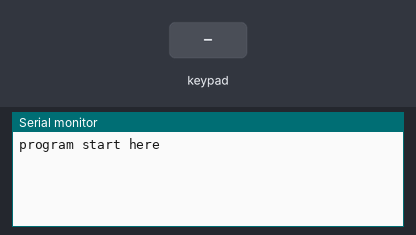
A sketch run on a simulated Arduino Mega 2560, built with avr-gcc and run on an emulated ATmega2560. Shown: the last lines printed to the serial monitor. Inputs (shaded band) come from the test bench.

Above: at 1.2 s.
1.3 s: key '1' pressed
At 2.4 s:
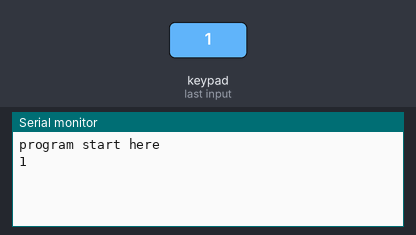
2.8 s: keypad keys 2 3 2 5 2 7 2 9 # pressed 0.4 s apart
At 7.4 s:
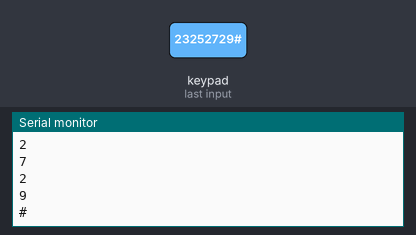
7.9 s: key 'A' pressed
At 8.7 s:
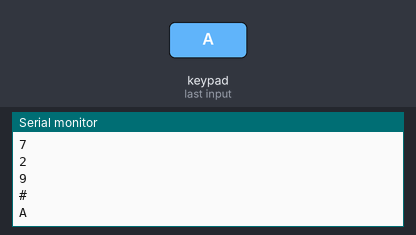
9.4 s: keypad keys 2 3 2 5 2 7 2 9 * pressed 0.4 s apart
At 13.5 s:
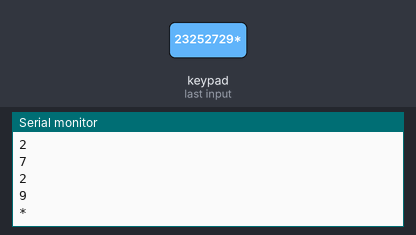
14.5 s: key 'B' pressed
At 14.8 s:
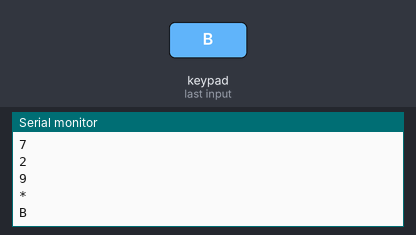
16.0 s: keypad keys 2 3 2 5 2 7 2 9 D pressed 0.4 s apart
At 19.6 s:
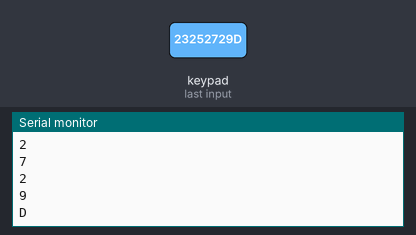
Timing chart, 0 to 21.1 s (numbered marks = the images above; inputs shaded):
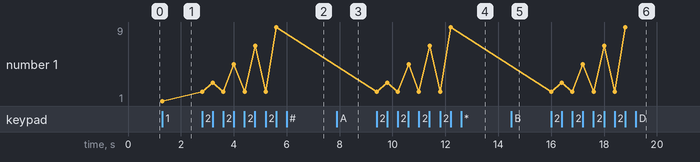

The sketch:

keypad_4_4.ino
```cpp
/* @file CustomKeypad.pde
|| @version 1.0
|| @original author Alexander Brevig
|| @originalcontact alexanderbrevig@gmail.com
||  Author Bruce modified from keypad library  examples download from http://playground.arduino.cc/Code/Keypad#Download @ keypad,zip
|| | Demonstrates changing the keypad size and key values.
|| #
*/
#include <Keypad.h>

const byte ROWS = 4; //four rows
const byte COLS = 4; //four columns
//define the cymbols on the buttons of the keypads
char hexaKeys[ROWS][COLS] = {
  {'1','2','3','A'},
  {'4','5','6','B'},
  {'7','8','9','C'},
  {'*','0','#','D'}
};
byte rowPins[ROWS] = {23, 25, 27, 29}; //connect to the row pinouts of the keypad
byte colPins[COLS] = {31, 33, 35, 37}; //connect to the column pinouts of the keypad

//initialize an instance of class NewKeypad
//Keypad customKeypad = Keypad( makeKeymap(hexaKeys), rowPins, colPins, ROWS, COLS);
Keypad customKeypad =  Keypad( makeKeymap(hexaKeys), rowPins, colPins, ROWS, COLS);

void setup(){
  Serial.begin(9600);
  Serial.println("program start here");
}

void loop(){
  char customKey = customKeypad.getKey();

  if (customKey){
    Serial.println(customKey);
  }
}
```

Measured:
- after the input at 1.3 s, the serial monitor: prints a new line at once (image 1)
- after the input at 2.8 s, the serial monitor: prints a new line at once (image 2)
- after the input at 7.9 s, the serial monitor: prints a new line at once (image 3)
- after the input at 9.4 s, the serial monitor: prints a new line at once (image 4)
- after the input at 14.5 s, the serial monitor: prints a new line at once (image 5)
- after the input at 16.0 s, the serial monitor: prints a new line at once (image 6)
- plotted number 1: 1 → 9 after the input at 2.8 s
